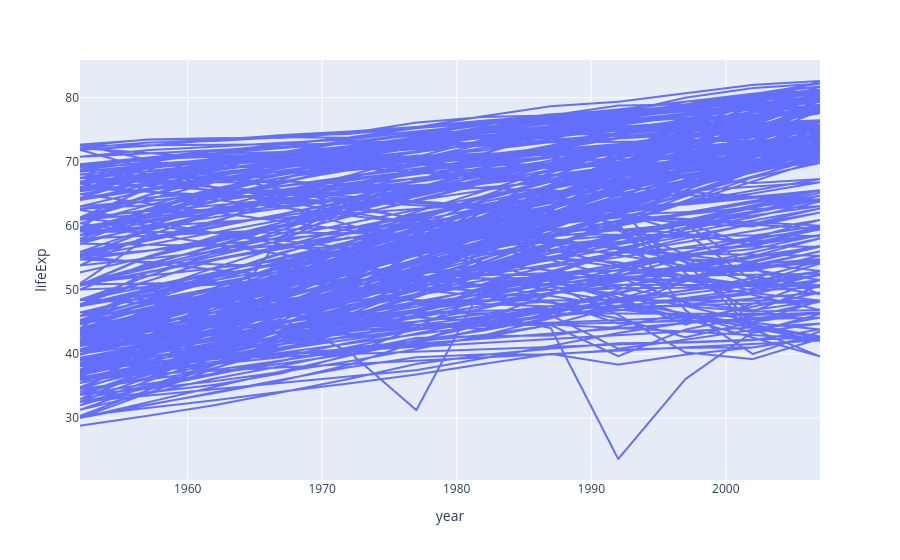

The notebook cell saved with this chart:
### Code cell
fig = px.line(df , x = 'year' , y='lifeExp')
fig.show()

### Figure 1 — Plotly figure (JSON) as saved in the notebook; plotly's stock layout.template omitted (floating-point values rounded to 4 significant figures; data arrays with more than 128 entries replaced by an {"elided": "..."} marker saying what was removed)
{"data": [{"hovertemplate": "year=%{x}<br>lifeExp=%{y}<extra></extra>", "legendgroup": "", "line": {"color": "#636efa", "dash": "solid"}, "marker": {"symbol": "circle"}, "mode": "lines", "name": "", "showlegend": false, "type": "scattergl", "x": {"elided": "1704 int values"}, "xaxis": "x", "y": {"elided": "1704 float values"}, "yaxis": "y"}], "layout": {"legend": {"tracegroupgap": 0}, "margin": {"t": 60}, "xaxis": {"anchor": "y", "domain": [0, 1], "title": {"text": "year"}}, "yaxis": {"anchor": "x", "domain": [0, 1], "title": {"text": "lifeExp"}}}}
